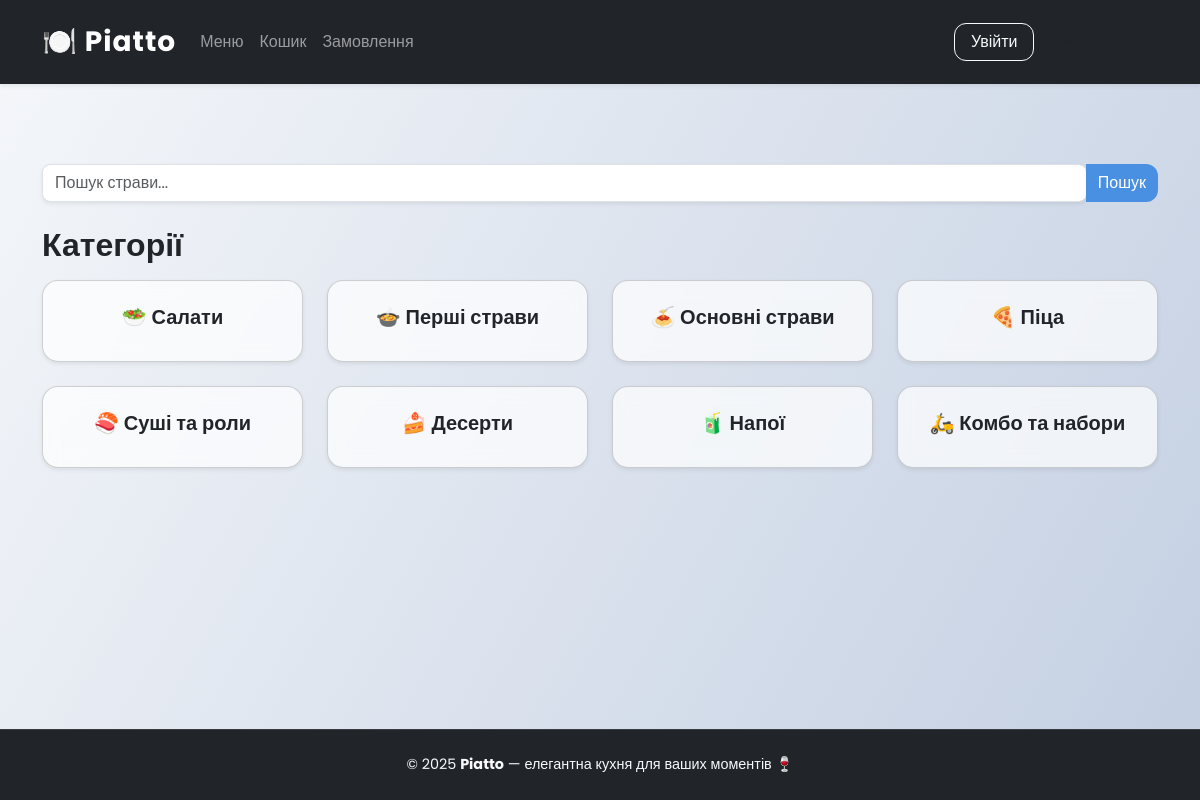
The app's page /menu/ with its own data.
### menu/models.py (models this page shows, shortened)
class Category(models.Model):
    name = models.CharField(max_length=150, unique=True)

### menu/views.py (the view)
# urls.py: path("", views.category_list, name="category_list"),
def category_list(request):
    categories = Category.objects.all()
    return render(request, "menu/category_list.html", {"categories": categories})

### templates/menu/category_list.html (shortened to what this page needs)
{% extends "base.html" %}
{% block content %}
<div class="container my-5">
  <form class="input-group mb-4" method="get" action="{% url 'menu:search' %}">
    <input
      type="text"
      name="q"
      class="form-control shadow-sm"
      placeholder="Пошук страви..."
      value="{{ request.GET.q|default:'' }}"
    >
    <button class="btn btn-primary" type="submit">
       Пошук
    </button>
  </form>
  <h2 class="mb-3">Категорії</h2>
  <div class="row g-4">
    {% for category in categories %}
    <div class="col-6 col-md-4 col-lg-3">
      <a
        href="{% url 'menu:category_detail' category.id %}"
        class="card text-decoration-none text-center shadow-sm h-100 hover-scale"
      >
        <div class="card-body py-4">
          <h5 class="card-title text-dark">{{ category.name }}</h5>
        </div>
      </a>
    </div>
    {% empty %}
    <p>Немає доступних категорій.</p>
    {% endfor %}
  </div>
</div>
{% endblock %}

### static/css/style.css (style rules this page uses)
body { font-family: 'Poppins', sans-serif; background: linear-gradient(120deg, #f5f7fa, #c3cfe2); color: #333; min-height: 100vh; display: flex; flex-direction: column; }
.card { background: rgba(255, 255, 255, 0.7); backdrop-filter: blur(8px); border-radius: 1rem; box-shadow: 0 4px 15px rgba(0, 0, 0, 0.1); transition: 0.3s ease; overflow: hidden; }
.card-title { font-weight: 600; color: #212529; }
.btn { border-radius: 0.75rem; transition: all 0.2s ease; }
.btn-primary { background-color: #4a90e2; border: none; }
.section-title, h2, h1 { font-weight: 700; color: #212529; margin-bottom: 1rem; }
.hover-scale, .hover-scale-category, .hover-scale-card { transition: all 0.3s ease; }
form { margin-bottom: 0; }
input, select, textarea { border-radius: 0.5rem !important; }
.container, .card, .table, .form-control { animation: fadeInUp 0.4s ease; }

### records on screen
Category: name "🥗 Салати"
Category: name "🍲 Перші страви"
Category: name "🍝 Основні страви"
Category: name "🍕 Піца"
Category: name "🍣 Суші та роли"
Category: name "🍰 Десерти"
Category: name "🧃 Напої"
Category: name "🛵 Комбо та набори"
